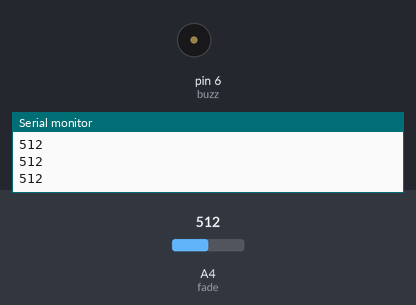
Bench run of a sketch on a simulated Arduino Uno, built with avr-gcc and run on an emulated ATmega328P. On the bench: buzzer (waves = sounding), the last lines printed to the serial monitor. The test bench sets the inputs (shaded band); at power-on: A4 (fade) = 512.

Above: at 1.2 s.
1.3 s: A4 (fade) set to 520
At 1.6 s:
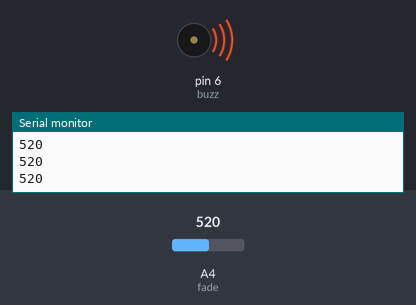
2.8 s: A4 (fade) set to 511
At 4.1 s:
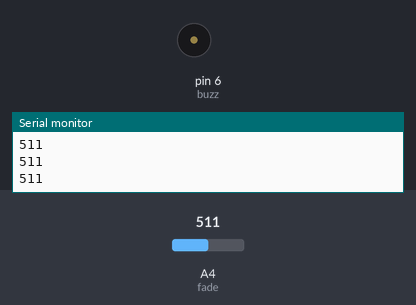
Timing chart, 0 to 5.8 s (numbered marks = the images above; inputs shaded):
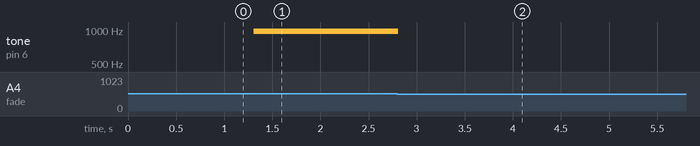

The sketch:

potentiometer.ino
```cpp
int buzz=6;
int fade=A4;
void setup() {
  Serial.begin(9600);
pinMode(fade,INPUT);
}

void loop() {
  int fadevalue=analogRead(fade);
  Serial.println(fadevalue);
  analogWrite(buzz,fadevalue);
}
```

Measured:
- the behaviour switches between 512 and 513 on A4 (fade) (found by bisection; images 0 and 1)
- after the input at 1.3 s, tone on pin 6 (buzz): silent → 977 Hz at once
- after the input at 2.8 s, tone on pin 6 (buzz): 977 Hz → silent at once
